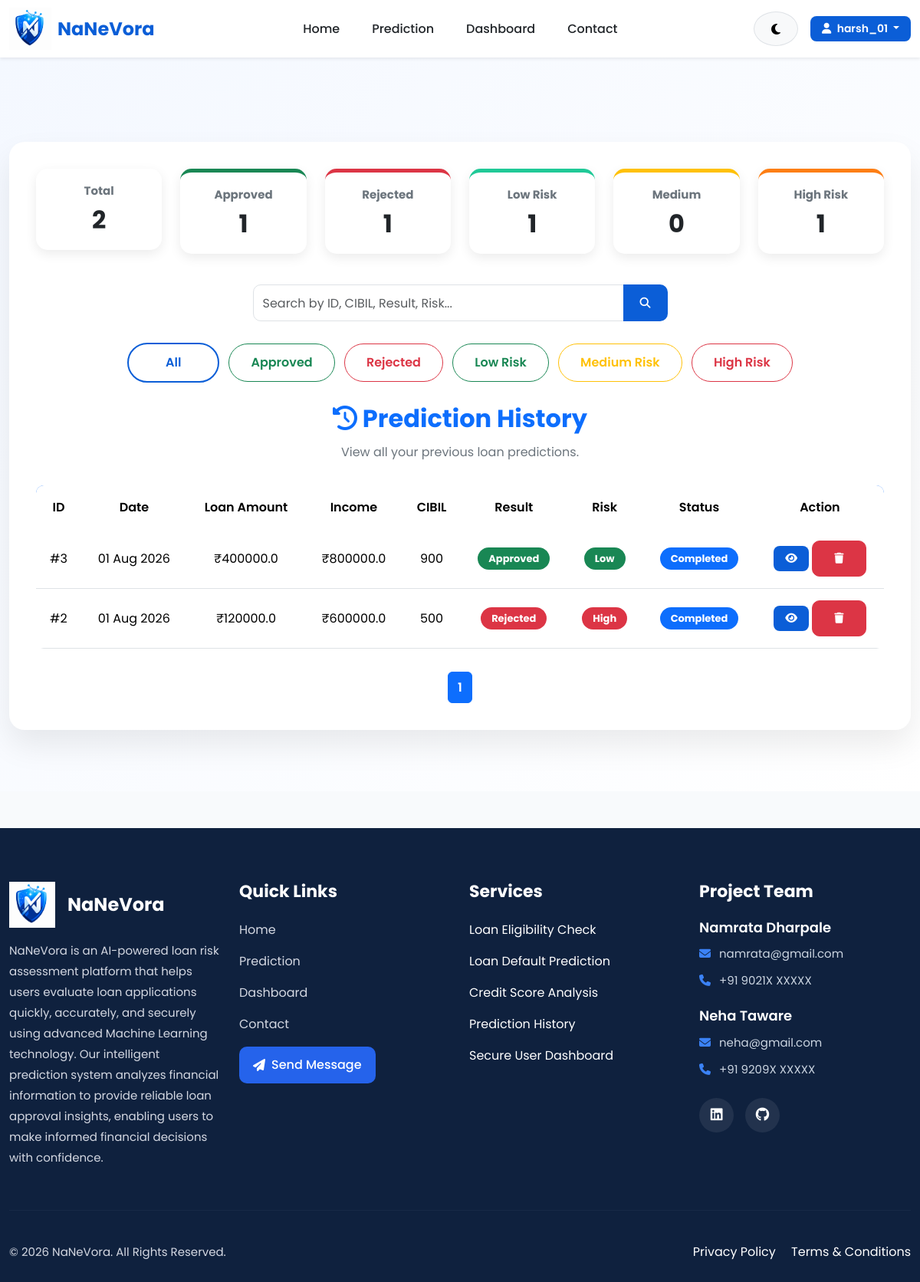
The app's page /history/ (signed in) with its own data.
### website/models.py (models this page shows, shortened)
class Prediction(models.Model):
    EDUCATION = [
        ('Graduate', 'Graduate'),
        ('Not Graduate', 'Not Graduate'),
    ]
    YES_NO = [
        ('Yes', 'Yes'),
        ('No', 'No'),
    ]
    RESULT = [
        ('Approved', 'Approved'),
        ('Rejected', 'Rejected'),
    ]
    user = models.ForeignKey(
        User,
        on_delete=models.CASCADE,
        related_name='predictions'
    )
    no_of_dependents = models.IntegerField()
    education = models.CharField(
        max_length=20,
        choices=EDUCATION
    )
    self_employed = models.CharField(
        max_length=10,
        choices=YES_NO
    )
    income_annum = models.FloatField()
    loan_amount = models.FloatField()
    loan_term = models.IntegerField()
    cibil_score = models.IntegerField()
    residential_assets_value = models.FloatField()
    commercial_assets_value = models.FloatField()
    luxury_assets_value = models.FloatField()
    bank_asset_value = models.FloatField()
    loan_income_ratio = models.FloatField(
        default=0
    )
    asset_loan_ratio = models.FloatField(
        default=0
    )
    prediction_result = models.CharField(
        max_length=20,
        choices=RESULT,
        blank=True
    )
    prediction_probability = models.FloatField(
        default=0
    )
    created_at = models.DateTimeField(
        auto_now_add=True
    )
    prediction_probability = models.FloatField(
        default=0
    )
    status = models.CharField(
    max_length=20,
    default="Completed"
    )
    risk_level = models.CharField(
    max_length=20,
    default="Low"
    )

### website/views.py (the view, shortened to what this page needs)
# urls.py: path('history/', views.history, name='history'),
@login_required
def history(request):
    query = request.GET.get("search", "")
    filter_by = request.GET.get("filter", "all")
    predictions = Prediction.objects.filter(
        user=request.user
    )
    if filter_by == "approved":
        predictions = predictions.filter(
            prediction_result="Approved"
        )
    elif filter_by == "rejected":
        predictions = predictions.filter(
            prediction_result="Rejected"
        )
    elif filter_by == "low":
        predictions = predictions.filter(
            risk_level="Low"
        )
    elif filter_by == "medium":
        predictions = predictions.filter(
            risk_level="Medium"
        )
    elif filter_by == "high":
        predictions = predictions.filter(
            risk_level="High"
        )
    predictions = predictions.order_by("-created_at")
    paginator = Paginator(predictions, 10)
    page_number = request.GET.get("page")
    predictions = paginator.get_page(page_number)
    return render(
    request,
    "history.html",
    {
        "predictions": predictions,
        "query": query,
        "filter": filter_by,
        "total_predictions": Prediction.objects.filter(
            user=request.user
        ).count(),
        "approved_count": Prediction.objects.filter(
            user=request.user,
            prediction_result="Approved"
        ).count(),
        "rejected_count": Prediction.objects.filter(
            user=request.user,
            prediction_result="Rejected"
        ).count(),
        "low_count": Prediction.objects.filter(
            user=request.user,
            risk_level="Low"
        ).count(),
        "medium_count": Prediction.objects.filter(
            user=request.user,
            risk_level="Medium"
        ).count(),
        "high_count": Prediction.objects.filter(
            user=request.user,
            risk_level="High"
        ).count(),
    }
)

### templates/history.html (shortened to what this page needs)
{% extends 'base.html' %}
{% load static %}
{% block extra_css %}
<link rel="stylesheet" href="{% static 'css/history.css' %}">
{% endblock %}
{% block content %}
<section class="history-section">
    <div class="container">
        <div class="history-card">
            <div class="row mb-4">
    <div class="col-md-2 mb-3">
        <div class="card stats-card text-center">
            <h6>Total</h6>
            <h2>{{ total_predictions }}</h2>
        </div>
    </div>
    <div class="col-md-2 mb-3">
        <div class="card stats-card success text-center">
            <h6>Approved</h6>
            <h2>{{ approved_count }}</h2>
        </div>
    </div>
    <div class="col-md-2 mb-3">
        <div class="card stats-card danger text-center">
            <h6>Rejected</h6>
            <h2>{{ rejected_count }}</h2>
        </div>
    </div>
    <div class="col-md-2 mb-3">
        <div class="card stats-card low text-center">
            <h6>Low Risk</h6>
            <h2>{{ low_count }}</h2>
        </div>
    </div>
    <div class="col-md-2 mb-3">
        <div class="card stats-card medium text-center">
            <h6>Medium</h6>
            <h2>{{ medium_count }}</h2>
        </div>
    </div>
    <div class="col-md-2 mb-3">
        <div class="card stats-card high text-center">
            <h6>High Risk</h6>
            <h2>{{ high_count }}</h2>
        </div>
    </div>
</div>
            <div class="history-header">
                <div class="row mb-4">
                    <div class="col-md-6 mx-auto">
                        <form method="GET">
                            <div class="input-group">
                                <input
                                    type="text"
                                    name="search"
                                    class="form-control"
                                    placeholder="Search by ID, CIBIL, Result, Risk..."
                                    value="{{ query }}">
                                <button
                                    class="btn btn-primary"
                                    type="submit">
                                    <i class="fa-solid fa-magnifying-glass"></i>
                                </button>
                            </div>
                        </form>
                    </div>
                </div>
            <div class="text-center mb-4">
                <a href="?filter=all"class="btn btn-outline-primary m-1">
                 All
                </a>
                <a href="?filter=approved"
                    class="btn btn-outline-success m-1">
                Approved
                 </a>
                <a href="?filter=rejected"
                    class="btn btn-outline-danger m-1">
                Rejected
                </a>
                <a href="?filter=low"
                class="btn btn-outline-success m-1">
                Low Risk
                </a>
                <a href="?filter=medium"
                class="btn btn-outline-warning m-1">
                Medium Risk
                </a>
                <a href="?filter=high"
                class="btn btn-outline-danger m-1">
                High Risk
                </a>
                </div>
                <h2>
                    <i class="fa-solid fa-clock-rotate-left"></i>
                    Prediction History
                </h2>
                <p>
                    View all your previous loan predictions.
                </p>
            </div>
            {% if predictions %}
            <div class="table-responsive">
                <table class="table table-hover align-middle">
                    <thead>
                        <tr>
                            <th>ID</th>
                            <th>Date</th>
                            <th>Loan Amount</th>
                            <th>Income</th>
                            <th>CIBIL</th>
                            <th>Result</th>
                            <th>Risk</th>
                            <th>Status</th>
                            <th>Action</th>
                        </tr>
                    </thead>
                    <tbody>
                        {% for prediction in predictions %}
                        <tr>
                            <td>
                                #{{ prediction.id }}
                            </td>
                            <td>
                                {{ prediction.created_at|date:"d M Y" }}
                            </td>
                            <td>
                                ₹{{ prediction.loan_amount }}
                            </td>
                            <td>
                                ₹{{ prediction.income_annum }}
                            </td>
                            <td>
                                {{ prediction.cibil_score }}
                            </td>
                            <td>
                                {% if prediction.prediction_result == "Approved" %}
                                <span class="badge bg-success">
                                    Approved
                                </span>
                                {% else %}
                                <span class="badge bg-danger">
                                    Rejected
                                </span>
                                {% endif %}
                            </td>
                            <td>
                                {% if prediction.risk_level == "Low" %}
                                <span class="badge bg-success">
                                    Low
                                </span>
                                {% elif prediction.risk_level == "Medium" %}
                                <span class="badge bg-warning text-dark">
                                    Medium
                                </span>
                                {% else %}
                                <span class="badge bg-danger">
                                    High
                                </span>
                                {% endif %}
                            </td>
                            <td>
                                <span class="badge bg-primary">
                                    {{ prediction.status }}
                                </span>
                            </td>
<td>
    <a href="{% url 'result' prediction.id %}"
       class="btn btn-sm btn-primary">
        <i class="fa-solid fa-eye"></i>
    </a>
    <a href="{% url 'delete_prediction' prediction.id %}"
       class="btn btn-sm btn-danger"
       onclick="return confirm('Are you sure you want to delete this prediction?');">
        <i class="fa-solid fa-trash"></i>
    </a>
</td>
                        </tr>
                        {% endfor %}
                    </tbody>
                </table>
            </div>
            <nav class="mt-4">
    <ul class="pagination justify-content-center">
        {% for page in predictions.paginator.page_range %}
        <li class="page-item {% if predictions.number == page %}active{% endif %}">
            <a class="page-link"
               href="?page={{ page }}&search={{ query }}&filter={{ filter }}">
                {{ page }}
            </a>
        </li>
        {% endfor %}
    </ul>
</nav>
            {% endif %}
        </div>
    </div>
</section>
{% endblock %}

### templates/navbar.html (shortened to what this page needs)
{% load static %}
<nav class="navbar navbar-expand-lg custom-navbar shadow-sm sticky-top">
    <div class="container">
<a class="navbar-brand d-flex align-items-center"
   href="{% url 'home' %}">
    <img src="{% static 'images/logo.png' %}"
         alt="NaNeVora Logo"
         class="logo-img">
    <div class="ms-2">
        <h4 class="brand-text mb-0">
            NaNeVora
        </h4>
        </div>
        </a>
        <div class="collapse navbar-collapse"
             id="mainNavbar">
            <ul class="navbar-nav mx-auto">
                <li class="nav-item">
                    <a class="nav-link" href="{% url 'home' %}">
                        Home
                    </a>
                </li>
                <li class="nav-item">
                    <a class="nav-link" href="{% url 'prediction' %}">
                        Prediction
                    </a>
                </li>
                <li class="nav-item">
                    <a class="nav-link" href="{% url 'dashboard' %}">
                        Dashboard
                    </a>
                </li>
                <li class="nav-item">
                    <a class="nav-link" href="{% url 'contact' %}">
                        Contact
                    </a>
                </li>
            </ul>
            <div class="d-flex align-items-center">
                <button
                    type="button"
                    class="btn btn-light theme-btn me-3"
                    id="themeToggle"
                    aria-label="Toggle Dark Mode">
                    <i class="fa-solid fa-moon"></i>
                </button>
                {% if user.is_authenticated %}
                <div class="dropdown">
                    <button class="btn btn-primary dropdown-toggle"
                            data-bs-toggle="dropdown">
                        <i class="fa-solid fa-user me-1"></i>
                        {{ user.username }}
                    </button>
                </div>
                {% endif %}
            </div>
        </div>
    </div>
</nav>

### records on screen
Prediction: id "3", created_at "01 Aug 2026", loan_amount "400000.0", income_annum "800000.0", cibil_score "900", prediction_result "Approved", risk_level "Low", status "Completed"
Prediction: id "2", created_at "01 Aug 2026", loan_amount "120000.0", income_annum "600000.0", cibil_score "500", prediction_result "Rejected", risk_level "High", status "Completed"

### other values on screen
{{ user.username }} "harsh_01"
{{ total_predictions }} "2"
{{ approved_count }} "1"
{{ rejected_count }} "1"
{{ low_count }} "1"
{{ medium_count }} "0"
{{ high_count }} "1"
{{ page }} "1"
